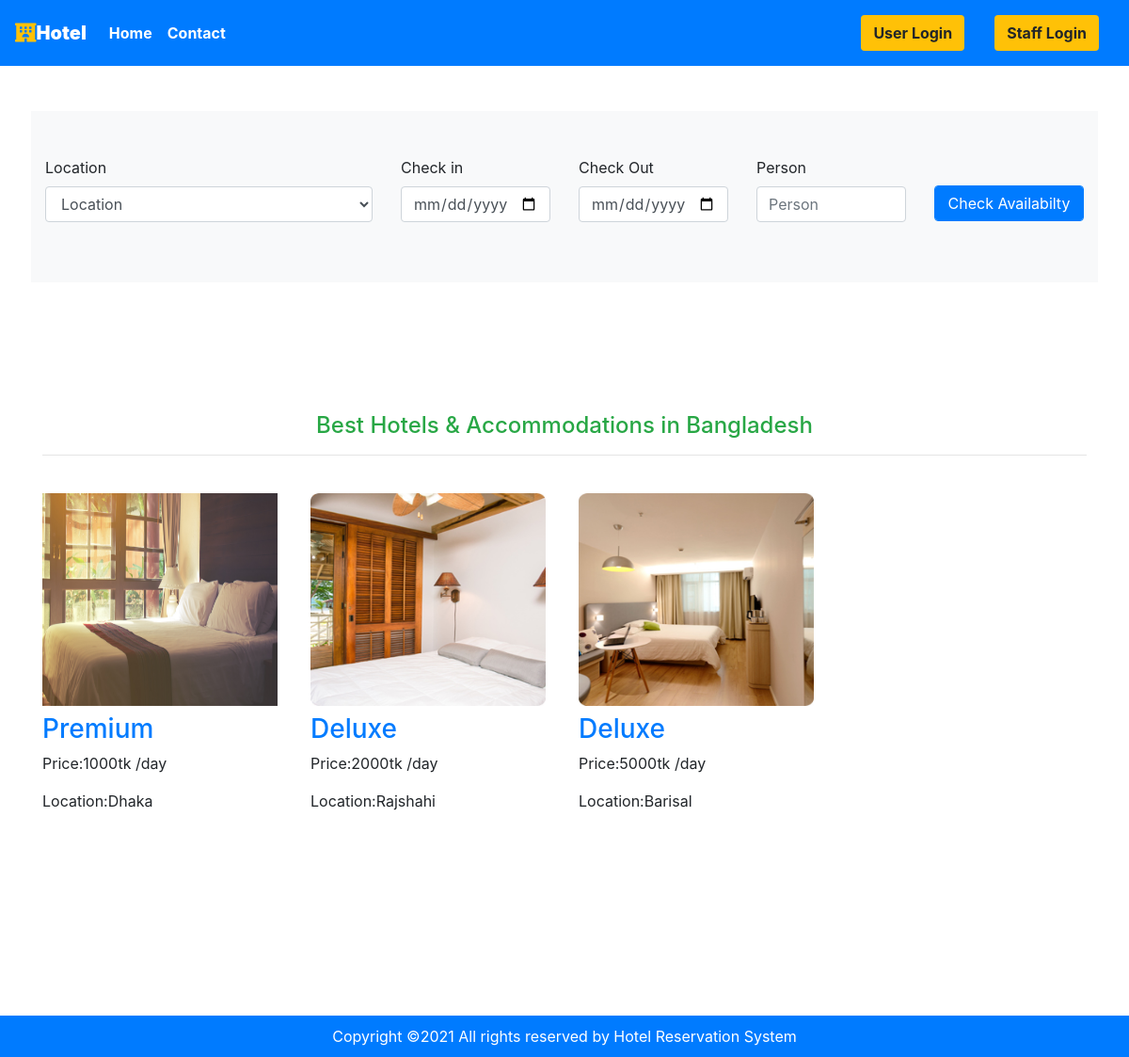
Before: / with the older database file.
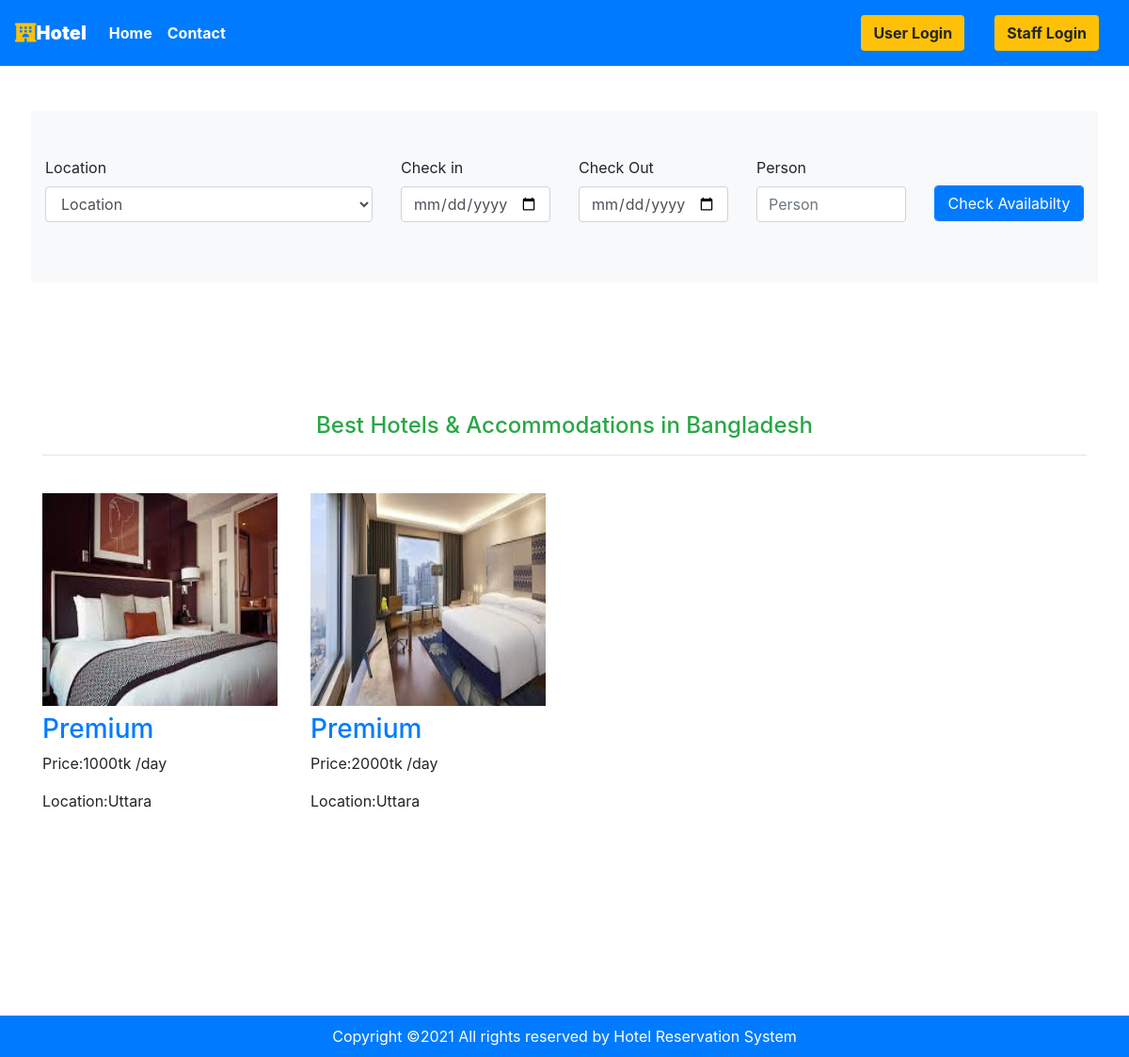
After: the same page with the newer database file.
### main/models.py (models this page shows, shortened)
class Room(models.Model):
    ROOM_STATUS = (
    ("1", "available"),
    ("2", "not available"),
    )
    ROOM_TYPE = (
    ("1", "Premium"),
    ("2", "Deluxe"),
    ("3","Economi"),
    )
    id = models.AutoField(primary_key=True)
    room_type = models.CharField(max_length=50,choices = ROOM_TYPE)
    capacity = models.IntegerField()
    price = models.IntegerField()
    size = models.IntegerField()
    hotel = models.ForeignKey(Hotel, on_delete = models.CASCADE)
    status = models.CharField(choices =ROOM_STATUS,max_length = 15)
    roomnumber = models.IntegerField()
    photo=models.ImageField(upload_to='room/', null=True, blank=True)
    Services=models.CharField(max_length=30,null=True)

class Hotel(models.Model):
    id = models.AutoField(primary_key=True)
    name = models.CharField(max_length=30,null=True)
    owner = models.ForeignKey(CustomUser, blank=True, null=True, on_delete=models.CASCADE)
    location = models.CharField(max_length=50)
    state = models.CharField(max_length=50,null=True)
    country = models.CharField(max_length=50,null=True)
    photo=models.ImageField(upload_to='hotel/', null=True, blank=True)

### main/views.py (the view)
# urls.py: path('', include("main.urls"),name="homepage"),
def homepage(request):
    all_location = Hotel.objects.values_list('location','id').distinct().order_by()
    sroom = Room.objects.all()
    if request.method =="POST":
        try:
            hotel = Hotel.objects.all().get(id=int(request.POST['search_location']))
            rr = []
            for each_reservation in Reservation.objects.all():
                if str(each_reservation.check_in) < str(request.POST['cin']) and str(each_reservation.check_out) < str(request.POST['cout']):
                    pass
                elif str(each_reservation.check_in) > str(request.POST['cin']) and str(each_reservation.check_out) > str(request.POST['cout']):
                    pass
                else:
                    rr.append(each_reservation.room.id)
            room = Room.objects.all().filter(hotel=hotel,capacity__gte = int(request.POST['capacity'])).exclude(id__in=rr)
            if len(room) == 0:
                messages.warning(request,"Sorry No Rooms Are Available on this time period")
            check_in = request.POST['cin']
            check_out = request.POST['cout']
            data = {'rooms':room,'srooms':sroom,'all_location':all_location,"cin":check_in, "cout":check_out, 'flag':True}
            response = render(request,'index.html',data)
        except Exception as e:
            messages.error(request,e)
            response = render(request,'index.html',{'srooms':sroom,'all_location':all_location})
    else:
        data = {'srooms':sroom, 'all_location':all_location}
        response = render(request,'index.html',data)
    return HttpResponse(response)

### main/templatetags/app_tags.py (called while the page is built)
@register.filter(name='has_group')
def has_group(user, group_name):
    group = Group.objects.get(name=group_name)
    return True if group in user.groups.all() else False

@register.simple_tag(name="todays_date")
def get_current_date():
    now = date.today().isoformat()
    return now

@register.simple_tag(name="tommorow")
def get_current_date():
    max = (date.today()+timedelta(days=1)).isoformat()
    return max

### templates/index.html (shortened to what this page needs)
{% extends 'basic.html' %}
{% block body %}
<section>
  <div class="container-fluid py-5 px-5">
    <form action="" method="POST">
      <div class="row justify-content-center py-5 bg-light">
        <div class="col-lg-4">
          <label for="">Location</label>
          <select class="form-control" name="search_location" id="roomstatus">
            <option>Location</option>
          </select>
        </div>
        {% load app_tags %}
        <div class="col-lg-2">
          <label for="">Check in</label>
          <input
            class="form-control mr-sm-2"
            type="date"
            placeholder="Check in"
            name="cin"
            min="{%todays_date%}"
            max="{%"
            max_date
            %}
            aria-label="Search"
            required="True"
          />
        </div>
        <div class="col-lg-2">
          <label for="">Check Out</label>
          <input
            class="form-control mr-sm-2"
            type="date"
            placeholder="Check out"
            name="cout"
            min="{%tommorow%}"
            max="{%"
            max_date%}
            aria-label="Search"
            required="True"
          />
        </div>
        <div class="col-lg-2">
          <label for="">Person</label>
          <input
            class="form-control mr-sm-2"
            type="number"
            placeholder="Person"
            name="capacity"
            aria-label="Search"
            required="True"
          />
        </div>
        <div class="col-lg-2">
          <input
            type="submit"
            value="Check Availabilty"
            class="form-control mr-sm-2 btn btn-primary my-4"
            style="position: relative; top: 7px"
          />
        </div>
      </div>
    </form>
  </div>
</section>
<div class="container">
  <h4 style="text-align: center; color: #28a745!important;  margin-top: 90px;">Best Hotels & Accommodations in Bangladesh</h4>
  <hr>
  <div class="row">
    {% for r in srooms %}
    <div class="col-lg-3 col-md-4 col-sm-6">
      <h1><img style=" height: 250px;  width: 250px;"
        src="{{r.photo.url}}"
        alt="" width="250px"
        class="img-fluid pt-4"
      /></h1>
      <h3><a style="text-decoration: none;" href="/{{r.id}}">{{ r.get_room_type_display }}</a></h3>
      <p>Price:{{ r.price }}tk /day</p>
      <p>Location:{{ r.hotel.location }}</p>
    </div>
    {% endfor %}
  </div>
</div>
<footer class="" style="text-align: center;">
  <div class="abc" style="background-color: #007BFF; margin-top: 200px;">
    <p style="padding:10px; color: #fff; margin: 0;">
      Copyright &copy;<script>document.write(new Date().getFullYear());</script>
      All rights reserved by Hotel Reservation System
  </p>
  </div>
  </footer>
{% endblock body %}

### templates/basic.html (shortened to what this page needs)
{% load static %}
{% load app_tags %}
<!DOCTYPE html>
<!DOCTYPE html>
<html lang="en">
<head>
    <link rel="stylesheet" href="https://use.fontawesome.com/releases/v5.7.0/css/all.css">
    <link rel="stylesheet" href="{% static 'bootstrap\bootstrap.css' %}">
    <link rel="stylesheet" href="https://maxcdn.bootstrapcdn.com/bootstrap/4.5.0/css/bootstrap.min.css" >
</head>
<body style="dbackground-image: url('https://source.unsplash.com/random');height: 100%;">
    <div class="container-fluid px-0">
        <nav class="navbar navbar-expand-lg navbar-dark bg-primary font-weight-bold">
            <a class="navbar-brand text-bold bg-black " href="/"><i class="fas fa-hotel text-warning"></i><b>Hotel </b></a>
            <div class="collapse navbar-collapse " id="navbarSupportedContent">
                <ul class="navbar-nav mr-auto ">
                    <li class="nav-item active">
                        <a class="nav-link text-bold " href="/"> Home</a>
                    </li>
                    <li class="nav-item active">
                        <a class="nav-link text-bold" href="/contact">Contact </a>
                    </li>
                </ul>
                {% if user.is_authenticated %}
                      <button class="btn btn-group bg-light" data-toggle="modal" data-target="#forlogin">
                       Hello, {{request.user.username}}
                       <a href="/logout" class="nav-link">
                    <button class="btn btn-group bg-warning" data-toggle="modal" data-target="#forlogin">
                        Logout
                    </button></a>&nbsp; &nbsp;
                    </button>
                {% else %}
                    <a href="/user" class="nav-link">
                    <button class="btn btn-group bg-warning font-weight-bold" data-toggle="modal" data-target="#forlogin">
                        User Login
                    </button></a>
                <a href="/staff" class="nav-link">
                    <button class="btn btn-group bg-warning font-weight-bold">
                        Staff Login
                    </button></a>
                {% endif %}
            </div>
        </nav>
    </div>
    {% block body %}
    {% endblock body %}
</body>
</html>

### templates/basic.html (style rules this page uses)
a { text-decoration: none; }

Changed rows visible on the page:
removed Room: photo (picture), room_type "Premium", price "1000", hotel.location "Dhaka"
removed Room: photo (picture), room_type "Deluxe", price "2000", hotel.location "Rajshahi"
removed Room: photo (picture), room_type "Deluxe", price "5000", hotel.location "Barisal"
added Room: photo (picture), room_type "Premium", price "1000", hotel.location "Uttara"
added Room: photo (picture), room_type "Premium", price "2000", hotel.location "Uttara"
